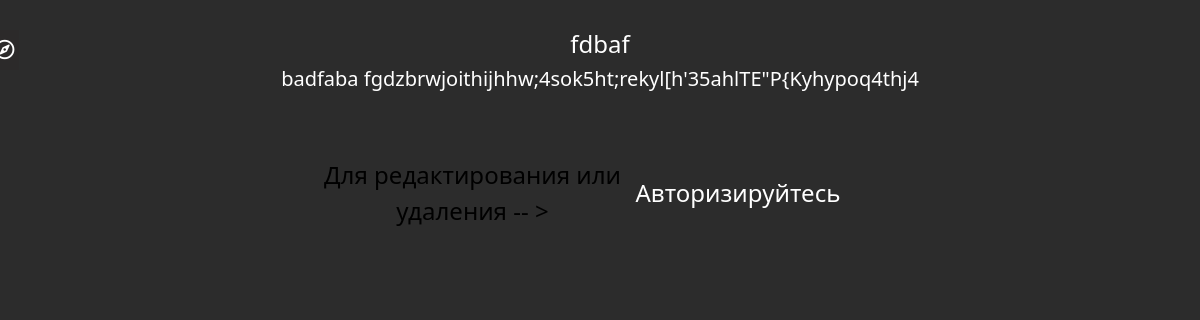
Page /ru/notes/3 on the earlier database version.
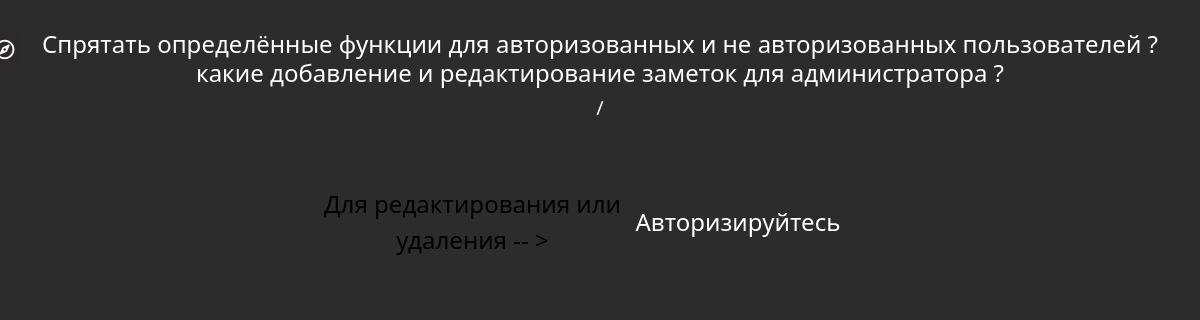
Same page on the later database version.
### notes/models.py (models this page shows, shortened)
class Articles(models.Model):
    title = models.CharField('Title', max_length=150)
    full_text = models.TextField('Note', null=True)
    date = models.DateTimeField('Date of publication', null=True)
    class Meta:
        verbose_name = 'Note'
        verbose_name_plural = 'Notes'

### notes/views.py (the view)
# urls.py: path('<int:pk>', views.NotesDetailView.as_view(), name='notes-detail'),
class NotesDetailView(DetailView):
    model = Articles
    template_name = 'notes/details_view.html'
    context_object_name = 'article'

### notes/templates/notes/details_view.html (shortened to what this page needs)
{% extends 'main/layout.html' %}
{% block contentrt %}
{% load i18n %}
    <div class="features">
        <h1>{{ article.title }}</h1>
        <h5>{{ article.full_text }}</h5>
        <br><br>
        {% if request.user.is_authenticated %}
            <a href="{% url 'notes-delete' article.id %}" class="btn btn-danger">{% trans 'Удалить' %}</a>
            <a href="{% url 'notes-update' article.id %}" class="btn btn-info">{% trans 'Редактировать' %}</a>
        {% else %}
        <div class="box_for_notes_warning">
        <p class="notes_warning_text">{% trans 'Для редактирования или удаления' %} -- ><a
                class="notes_link_login" href="{% url 'login' %}">{% trans 'Авторизируйтесь' %}</a></p>
        </div>
        {% endif %}
    </div>
{% endblock %}

### main/templates/main/layout.html (shortened to what this page needs)
{% load static %}
<!doctype html>
<html lang="en" xmlns="">
<head>
    <link rel="stylesheet" href="https://cdn.jsdelivr.net/npm/bootstrap@5.0.2/dist/css/bootstrap.min.css"/>
    <link rel="stylesheet" href="{% static 'main/css/main.css' %}">
    <link rel="stylesheet" href="https://use.fontawesome.com/releases/v5.8.2/css/all.css">
</head>
{% block content %}
{% load i18n %}
<body>
  <div id="slide_lft">
  <i class="far fa-compass"></i>
  </div>
    <main>
        {% block contentrt %}
        {% endblock %}
    </main>
</body>
</html>
{% endblock %}

### main/static/main/css/main.css (style rules this page uses)
body { background: #2c2c2c; padding: 0px 1.2em; }
h1 { color: #fff; text-align: center; }
#slide_lft { position: fixed; top: 30px; left: -10px; -webkit-transition-duration: 0.4s; -moz-transition-duration: 0.4s; -o-transition-duration: 0.4s; transition-duration: 0.4s; background: #2C2A2A; color: #fff; padding: 5px; font-size: 20px; z-index: 2; }
main .features { margin-top: 30px; color: #fff; text-align: center; width: 100%; }
main .features h1 { font-size: 1.5rem; }
main .features p { margin: 10px auto; font-size: 150%; display: flex; justify-content: space-between; align-items: center; width: 50%; }
.notes_link_login { color: #fff; margin: 0px 50px 0px 0px; }
.notes_warning_text { color: #000; font-size: 1em; font-weight: 500; margin: 0px 0px 0px 0px; }
.box_for_notes_warning { display: flex; }

### main/templates/main/layout.html (style rules this page uses)
a { text-decoration: none; }

Differences in the rows shown:
changed Articles: title "fdbaf" → "Спрятать определённые функции для авторизованных и не авторизованных пользователей ? какие добавление и редактирование заметок для администратора ?"; full_text "badfaba fgdzbrwjoithijhhw;4sok5ht;rekyl[h'35ahlTE\"P{Kyhypoq4thj4" → "/"
